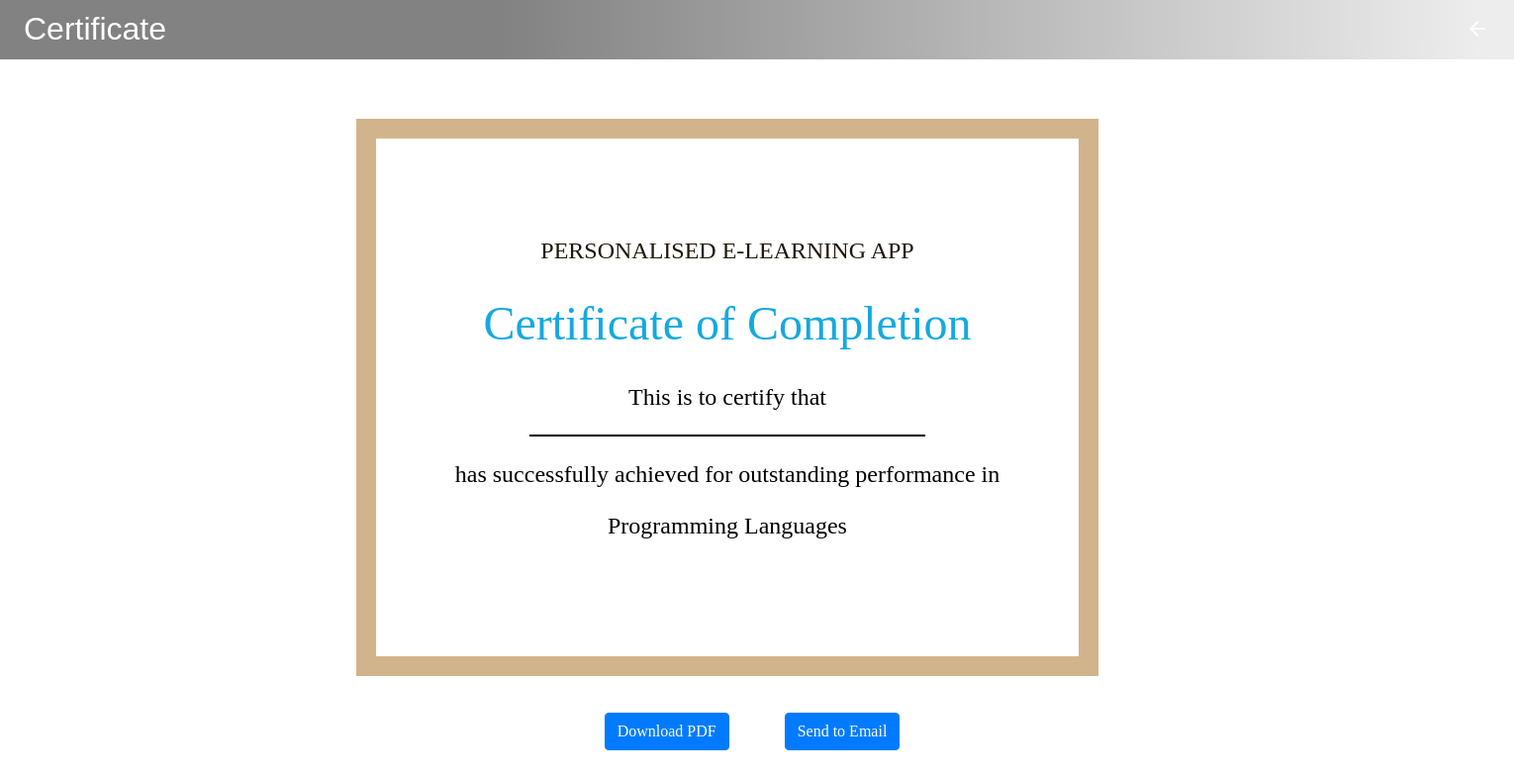
The page /accounts/score_table/ (signed in) on the database as committed earlier.
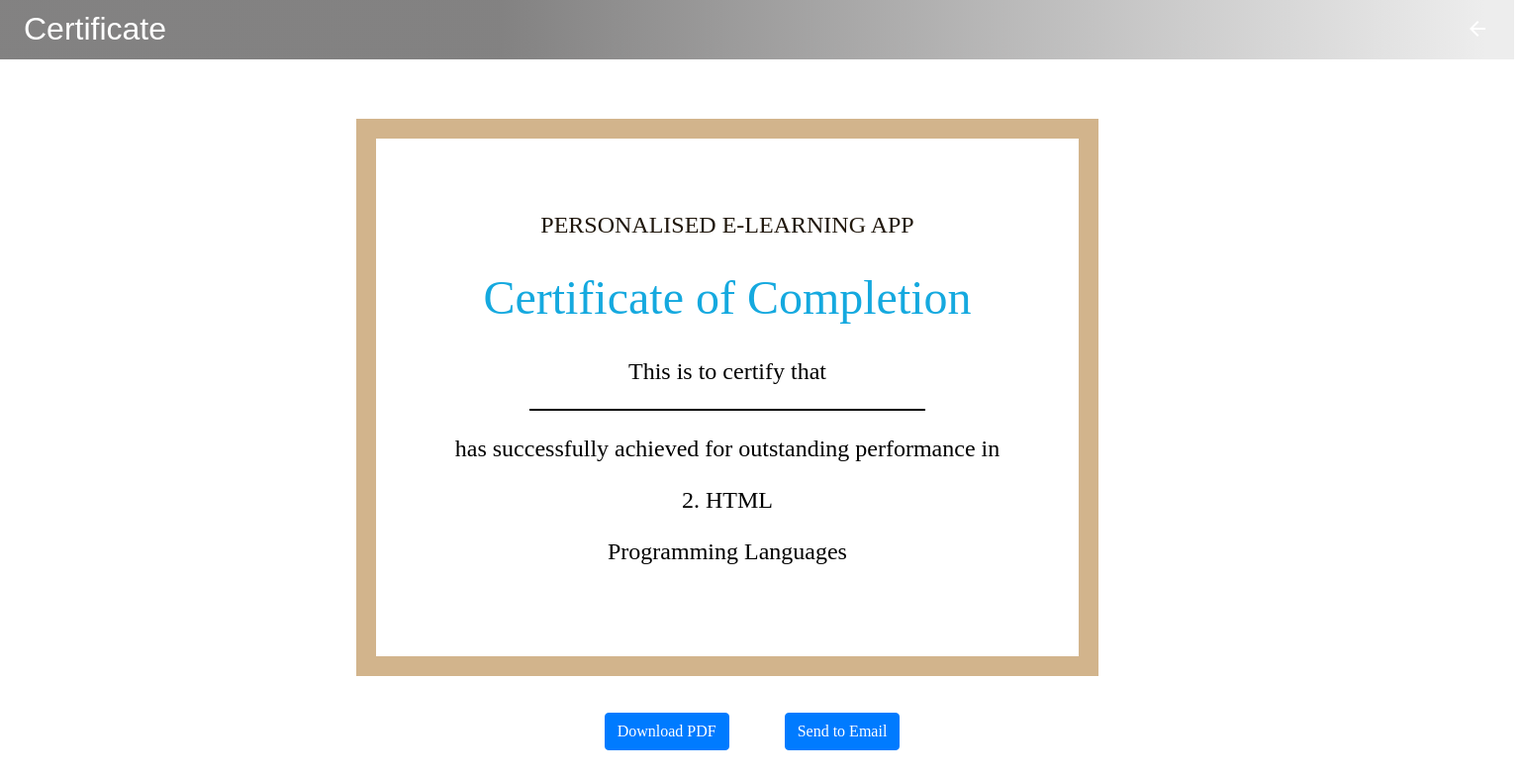
The same page on the database as committed later.
### exam/models.py (models this page shows)
class TestResult(models.Model):
    user = models.ForeignKey(CustUser, on_delete=models.CASCADE)
    options=(
        ('Basic','Basic'),
        ('BasicHTML','BasicHTML'),
        ('BasicPHP','BasicPHP'),
        ('Intermediate','Intermediate'),
        ('IntermediateHTML','IntermediateHTML'),
        ('IntermediatePHP','IntermediatePHP'),
        ('Advanced','Advanced'),
        ('AdvancedHTML','AdvancedHTML'),
        ('AdvancedPHP','AdvancedPHP')
    )
    section=models.CharField(max_length=100,choices=options,default='Basic')
    score = models.IntegerField()
    date_taken = models.DateTimeField(auto_now_add=True)
    is_active_fields = models.BooleanField(default = False,null=True,blank = True)

### accounts/views.py (the view)
# urls.py: path('score_table/', ScoreTable.as_view(), name='ScoreTable'),
class ScoreTable(TemplateView):
    template_name = 'score_table.html'
    def get_context_data(self, **kwargs):
        context = super().get_context_data(**kwargs)
        context['data'] = CustUser.objects.get(id=self.request.user.id)
        context['score'] = TestResult.objects.filter(user=self.request.user)
        return context

### accounts/templates/score_table.html (shortened to what this page needs)
<!doctype html>
<html lang="en">
  <head>
        <link rel="stylesheet" href="https://cdn.jsdelivr.net/npm/bootstrap@4.6.2/dist/css/bootstrap.min.css">
    </head>
    <body>
           <div class="navbar sticky-top">
        <h2 class="ml-2">Certificate</h2>
        <a href="{% url 'h' %}" class="ml-auto" style="padding: 9px;">
            <span class="material-symbols-outlined">arrow_back</span>
        </a>
    </div >
        <div id="id1">
                <div class="container">
                    <div class="logo">
                        PERSONALISED E-LEARNING APP
                    </div>
                    <div class="marquee">
                        Certificate of Completion
                    </div>
                    <div class="assignment">
                        This is to certify that
                    </div>
                    <div class="person">
                    </div>
                    <div class="reason">
                        has successfully achieved for outstanding performance in
                        <p style="font-family: 'Times New Roman', Times, serif; font-style: italic;">
                            {% for score in score %}
                        {% if score.section == 'AdvancedHTML' and score.score > 7 %}
                            <p>2. HTML</p>
                        {% endif %}
                        {% endfor %}
                        </p> Programming Languages
                    </div>
                </div>
            <br>
            <button  onclick="printPage()" style="margin-left: 50px;" class="btn btn-primary">Download PDF</button>
            <button onclick="sendCertificateEmail()" style="margin-left: 50px;" class="btn btn-primary">Send to Email</button>
        </div>
   </body>
</html>

Rows that differ between the two databases and show on the page:
added TestResult: section "2. HTML"
